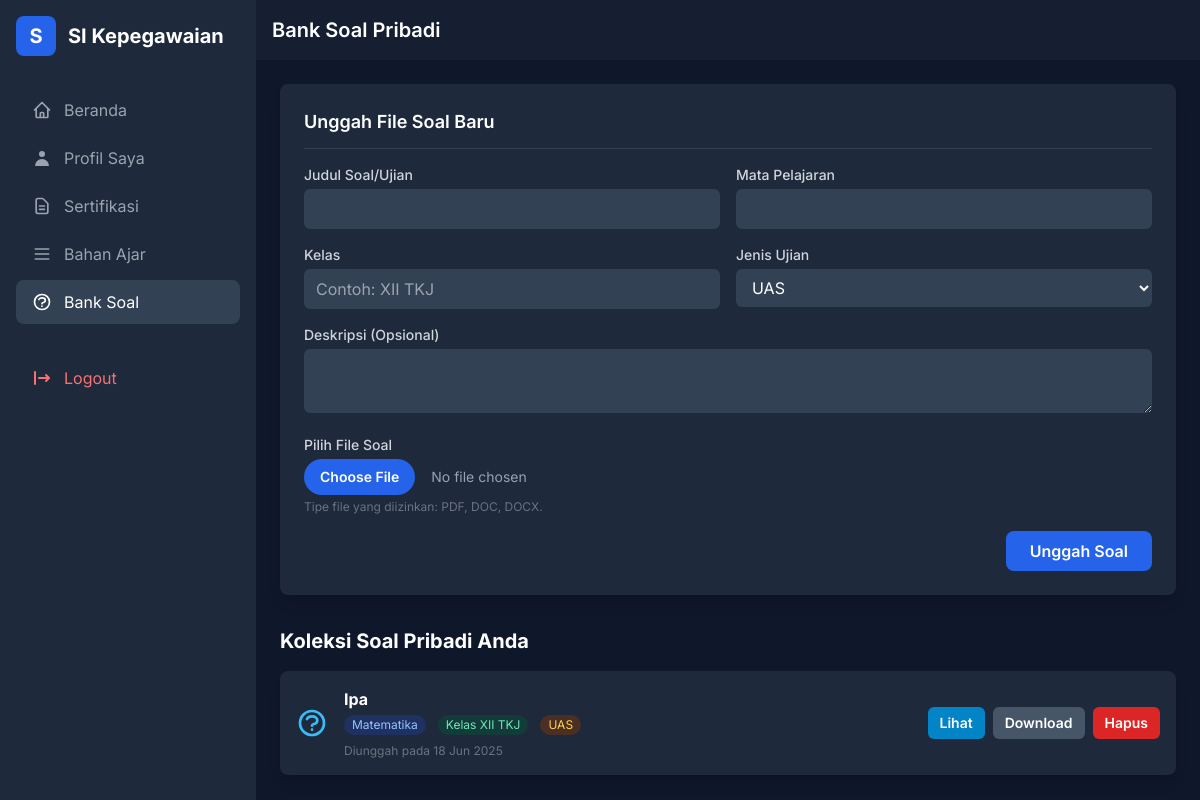
Screenshot of /guru/bank_soal.php (signed in) with the database file from the repository.
### tables this page shows
CREATE TABLE `bank_soal` (
  `id` int(11) NOT NULL,
  `id_guru_uploader` int(11) NOT NULL,
  `judul_soal` varchar(255) NOT NULL,
  `mata_pelajaran` varchar(100) DEFAULT NULL,
  `kelas` varchar(50) DEFAULT NULL,
  `jenis_ujian` varchar(100) DEFAULT NULL,
  `deskripsi` text DEFAULT NULL,
  `nama_file_asli` varchar(255) NOT NULL,
  `path_file` varchar(255) NOT NULL,
  `tipe_file` varchar(100) NOT NULL,
  `ukuran_file` int(11) NOT NULL,
  `tanggal_upload` timestamp NOT NULL DEFAULT current_timestamp()
);

### guru/bank_soal.php (the view, shortened to what this page needs)
<?php
require '../db_connection.php';
$pageTitle = 'Bank Soal Pribadi';
$guru_id = $_SESSION['user']['id'];
$stmt_fetch = $conn->prepare("SELECT * FROM bank_soal WHERE id_guru_uploader = ? ORDER BY tanggal_upload DESC");
$stmt_fetch->bind_param("i", $guru_id);
$stmt_fetch->execute();
$all_files = $stmt_fetch->get_result()->fetch_all(MYSQLI_ASSOC);
require_once 'layout/header.php';
require_once 'layout/sidebar.php';
?>
<div class="flex-1 flex flex-col">
    <header class="bg-slate-800/50 backdrop-blur-lg shadow-sm p-4 flex items-center justify-between sticky top-0 z-20">
        <h1 class="text-xl font-semibold text-white"><?php echo $pageTitle; ?></h1>
    </header>
    <main class="p-6 flex-grow">
        <div class="bg-slate-800 p-6 rounded-lg shadow-lg mb-8">
            <h3 class="text-lg font-semibold text-white border-b border-slate-700 pb-3 mb-4">Unggah File Soal Baru</h3>
            <form action="bank_soal.php" method="POST" enctype="multipart/form-data" class="space-y-4">
                <div class="grid grid-cols-1 md:grid-cols-2 gap-4">
                    <div>
                        <label for="judul_soal" class="block text-sm font-medium text-gray-300">Judul Soal/Ujian</label>
                        <input type="text" name="judul_soal" id="judul_soal" required class="mt-1 w-full bg-slate-700 border-slate-600 rounded-md py-2 px-3 text-white focus:ring-blue-500 focus:border-blue-500">
                    </div>
                    <div>
                        <label for="mata_pelajaran" class="block text-sm font-medium text-gray-300">Mata Pelajaran</label>
                        <input type="text" name="mata_pelajaran" id="mata_pelajaran" required class="mt-1 w-full bg-slate-700 border-slate-600 rounded-md py-2 px-3 text-white focus:ring-blue-500 focus:border-blue-500">
                    </div>
                    <div>
                        <label for="kelas" class="block text-sm font-medium text-gray-300">Kelas</label>
                        <input type="text" name="kelas" id="kelas" placeholder="Contoh: XII TKJ" required class="mt-1 w-full bg-slate-700 border-slate-600 rounded-md py-2 px-3 text-white focus:ring-blue-500 focus:border-blue-500">
                    </div>
                    <div>
                        <label for="jenis_ujian" class="block text-sm font-medium text-gray-300">Jenis Ujian</label>
                        <select name="jenis_ujian" id="jenis_ujian" class="mt-1 w-full bg-slate-700 border-slate-600 rounded-md py-2 px-3 text-white focus:ring-blue-500 focus:border-blue-500">
                            <option value="UAS">UAS</option>
                        </select>
                    </div>
                    <div class="md:col-span-2">
                        <label for="deskripsi" class="block text-sm font-medium text-gray-300">Deskripsi (Opsional)</label>
                        <textarea name="deskripsi" id="deskripsi" rows="2" class="mt-1 w-full bg-slate-700 border-slate-600 rounded-md py-2 px-3 text-white focus:ring-blue-500 focus:border-blue-500"></textarea>
                    </div>
                    <div class="md:col-span-2">
                        <label for="file_soal" class="block text-sm font-medium text-gray-300">Pilih File Soal</label>
                        <input type="file" name="file_soal" id="file_soal" required class="mt-1 block w-full text-sm text-slate-400 file:mr-4 file:py-2 file:px-4 file:rounded-full file:border-0 file:text-sm file:font-semibold file:bg-blue-600 file:text-white hover:file:bg-blue-700"/>
                        <p class="text-xs text-gray-500 mt-1">Tipe file yang diizinkan: PDF, DOC, DOCX.</p>
                    </div>
                </div>
                <div class="text-right">
                    <button type="submit" name="upload_soal" class="bg-blue-600 text-white font-semibold px-6 py-2 rounded-lg hover:bg-blue-700 transition-colors">Unggah Soal</button>
                </div>
            </form>
        </div>
        <div>
            <h3 class="text-xl font-bold text-white mb-4">Koleksi Soal Pribadi Anda</h3>
            <div class="space-y-4">
                <?php if (empty($all_files)): ?>
                    <div class="bg-slate-800 p-8 rounded-lg text-center text-gray-400">Anda belum memiliki koleksi soal. Silakan unggah file soal pertama Anda.</div>
                <?php else: ?>
                    <?php
                        $viewable_types = ['application/pdf'];
                    ?>
                    <?php foreach ($all_files as $file): ?>
                        <div class="bg-slate-800 p-4 rounded-lg shadow-lg flex flex-col sm:flex-row items-start sm:items-center gap-4">
                            <div class="flex-shrink-0 text-sky-400"><svg class="h-8 w-8" fill="none" viewBox="0 0 24 24" stroke="currentColor"><path stroke-linecap="round" stroke-linejoin="round" stroke-width="2" d="M8.228 9c.549-1.165 2.03-2 3.772-2 2.21 0 4 1.343 4 3 0 1.4-1.278 2.575-3.006 2.907-.542.104-.994.54-.994 1.093m0 3h.01M21 12a9 9 0 11-18 0 9 9 0 0118 0z" /></svg></div>
                            <div class="flex-grow">
                                <h4 class="font-bold text-white"><?php echo htmlspecialchars($file['judul_soal']); ?></h4>
                                <div class="flex flex-wrap gap-x-3 gap-y-1 text-xs mt-1 mb-2">
                                    <span class="bg-blue-900/50 text-blue-300 px-2 py-0.5 rounded-full"><?php echo htmlspecialchars($file['mata_pelajaran']); ?></span>
                                    <span class="bg-emerald-900/50 text-emerald-300 px-2 py-0.5 rounded-full">Kelas <?php echo htmlspecialchars($file['kelas']); ?></span>
                                    <span class="bg-amber-900/50 text-amber-300 px-2 py-0.5 rounded-full"><?php echo htmlspecialchars($file['jenis_ujian']); ?></span>
                                </div>
                                <p class="text-xs text-gray-500 mt-1">Diunggah pada <?php echo date('d M Y', strtotime($file['tanggal_upload'])); ?></p>
                            </div>
                            <div class="flex-shrink-0 flex items-center gap-2 mt-2 sm:mt-0">
                                <?php if (in_array($file['tipe_file'], $viewable_types)): ?>
                                    <a href="../<?php echo htmlspecialchars($file['path_file']); ?>" target="_blank" class="text-sm bg-sky-600 text-white font-semibold px-3 py-1.5 rounded-md hover:bg-sky-700 transition-colors">Lihat</a>
                                <?php endif; ?>
                                <a href="../<?php echo htmlspecialchars($file['path_file']); ?>" download="<?php echo htmlspecialchars($file['nama_file_asli']); ?>" class="text-sm bg-slate-600 text-white font-semibold px-3 py-1.5 rounded-md hover:bg-slate-500 transition-colors">Download</a>
                                <?php if ($file['id_guru_uploader'] == $guru_id): ?>
                                    <a href="bank_soal.php?action=delete&id=<?php echo $file['id']; ?>" onclick="return confirm('Apakah Anda yakin ingin menghapus file soal ini?');" class="text-sm bg-red-600 text-white font-semibold px-3 py-1.5 rounded-md hover:bg-red-700 transition-colors">Hapus</a>
                                <?php endif; ?>
                            </div>
                        </div>
                    <?php endforeach; ?>
                <?php endif; ?>
            </div>
        </div>
    </main>
</div>
<?php
require_once 'layout/footer.php';
?>

### guru/layout/header.php (style rules this page uses)
body { font-family: 'Inter', sans-serif; }

### rows the page displays
bank_soal: judul_soal "Ipa", mata_pelajaran "Matematika", kelas "XII TKJ", jenis_ujian "UAS", tanggal_upload "18 Jun 2025"

### other values shown
$item['label'] "Beranda"
$item['label'] "Profil Saya"
$item['label'] "Sertifikasi"
$item['label'] "Bahan Ajar"
$item['label'] "Bank Soal"
$pageTitle "Bank Soal Pribadi"
